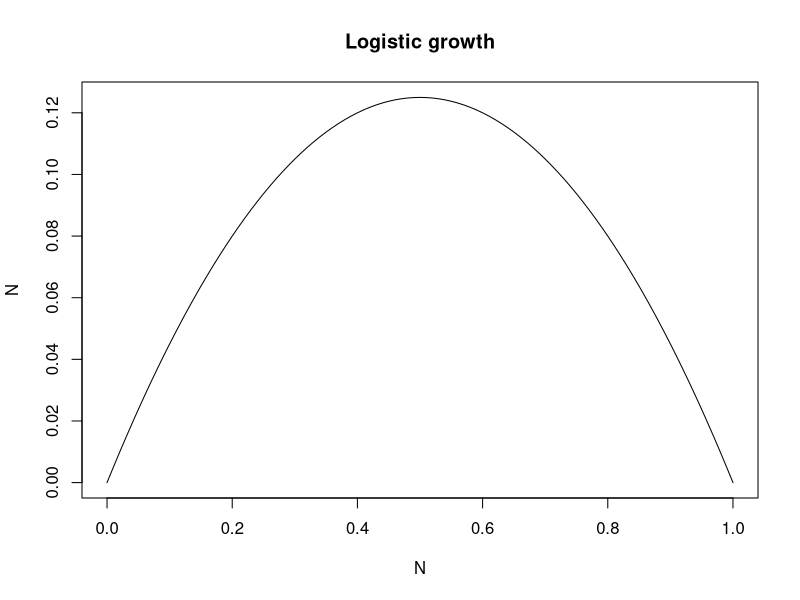
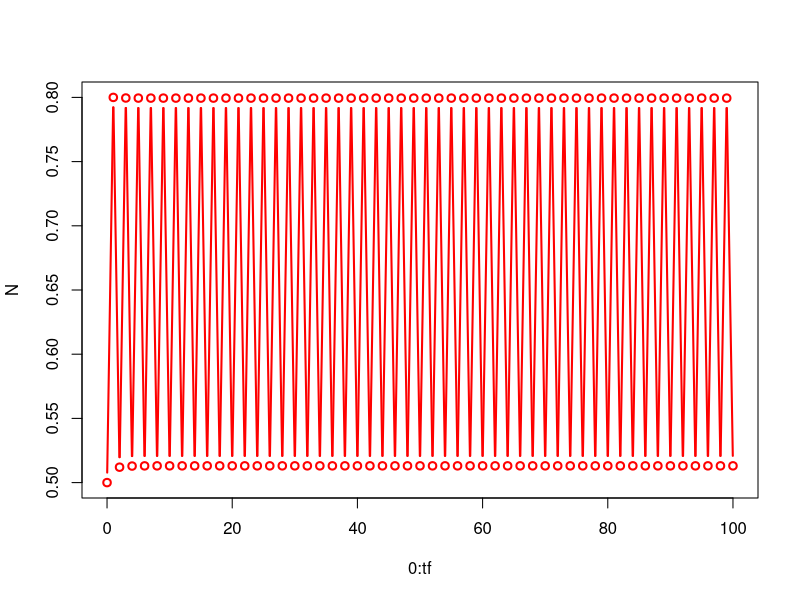

Source code (R) for these figures, in order:
f = function(x, r = 0.5) {
  return(r * x * (1 - x))
}

curve(f(x), from = 0, to = 1, xlab = "N", ylab = "N", main = "Logistic growth")

N = c(0.5)
N2 = c(0.5000001)
tf = 100

for (i in 1:tf) {
  N = c(N, f(N[length(N)], 3.2))
  # N2 = c(N2, f(N2[length(N2)], 3.8))
}

plot(0:tf, N, type = "b", lwd = 2, col = "red")
#lines(0:tf, N2, type = "b", lwd = 2, col = "blue")
